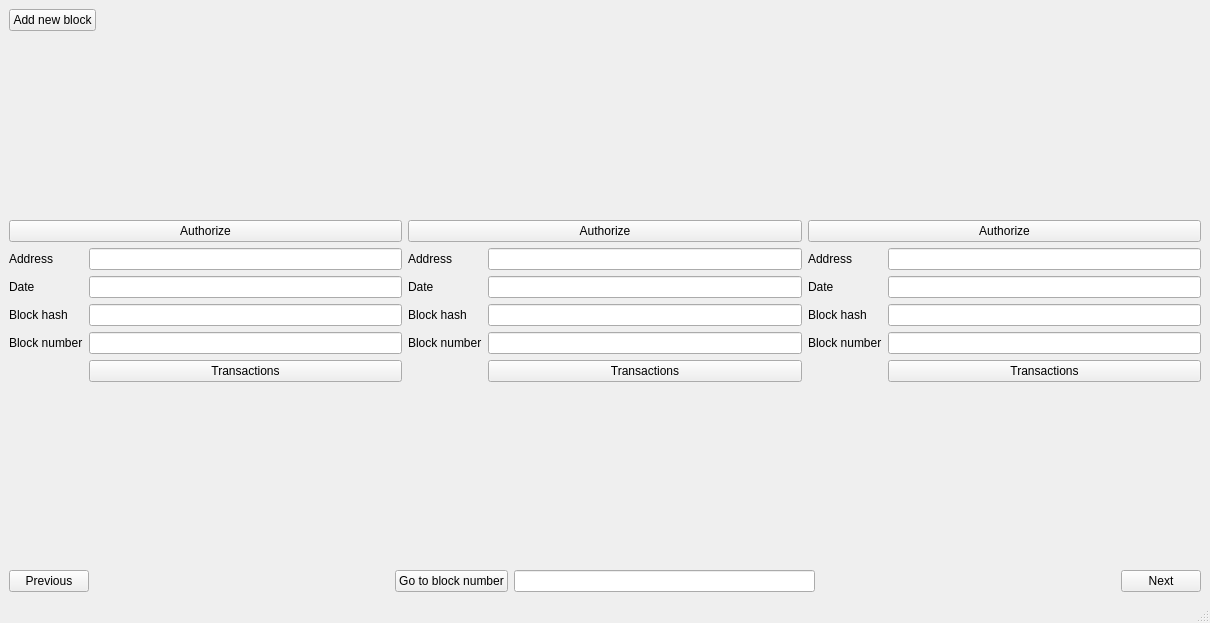
<?xml version="1.0" encoding="UTF-8"?>
<ui version="4.0">
 <class>MainWindow</class>
 <widget class="QMainWindow" name="MainWindow">
  <property name="geometry">
   <rect>
    <x>0</x>
    <y>0</y>
    <width>1210</width>
    <height>623</height>
   </rect>
  </property>
  <property name="windowTitle">
   <string>MainWindow</string>
  </property>
  <widget class="QWidget" name="centralwidget">
   <layout class="QVBoxLayout" name="verticalLayout">
    <item>
     <layout class="QHBoxLayout" name="horizontalLayout_3">
      <item>
       <widget class="QPushButton" name="addBlockPushButton">
        <property name="text">
         <string>Add new block</string>
        </property>
       </widget>
      </item>
      <item>
       <spacer name="horizontalSpacer_3">
        <property name="orientation">
         <enum>Qt::Horizontal</enum>
        </property>
        <property name="sizeHint" stdset="0">
         <size>
          <width>40</width>
          <height>20</height>
         </size>
        </property>
       </spacer>
      </item>
     </layout>
    </item>
    <item>
     <spacer name="verticalSpacer">
      <property name="orientation">
       <enum>Qt::Vertical</enum>
      </property>
      <property name="sizeHint" stdset="0">
       <size>
        <width>20</width>
        <height>40</height>
       </size>
      </property>
     </spacer>
    </item>
    <item>
     <layout class="QHBoxLayout" name="horizontalLayout_2">
      <item>
       <layout class="QVBoxLayout" name="verticalLayout_4">
        <item>
         <widget class="QPushButton" name="authorizeBlockPushButton1">
          <property name="text">
           <string>Authorize</string>
          </property>
         </widget>
        </item>
        <item>
         <layout class="QFormLayout" name="formLayout_3">
          <item row="0" column="0">
           <widget class="QLabel" name="addressLabel1">
            <property name="text">
             <string>Address</string>
            </property>
           </widget>
          </item>
          <item row="0" column="1">
           <widget class="QLineEdit" name="addressLineEdit1"/>
          </item>
          <item row="1" column="0">
           <widget class="QLabel" name="dateLabel1">
            <property name="text">
             <string>Date</string>
            </property>
           </widget>
          </item>
          <item row="1" column="1">
           <widget class="QLineEdit" name="dateLineEdit1"/>
          </item>
          <item row="2" column="0">
           <widget class="QLabel" name="hashLabel1">
            <property name="text">
             <string>Block hash</string>
            </property>
           </widget>
          </item>
          <item row="2" column="1">
           <widget class="QLineEdit" name="hashLineEdit1"/>
          </item>
          <item row="3" column="0">
           <widget class="QLabel" name="numberLabel1">
            <property name="text">
             <string>Block number</string>
            </property>
           </widget>
          </item>
          <item row="3" column="1">
           <widget class="QLineEdit" name="numberLineEdit1"/>
          </item>
          <item row="4" column="1">
           <widget class="QPushButton" name="transactionsPushButton1">
            <property name="text">
             <string>Transactions</string>
            </property>
           </widget>
          </item>
         </layout>
        </item>
       </layout>
      </item>
      <item>
       <layout class="QVBoxLayout" name="verticalLayout_3">
        <item>
         <widget class="QPushButton" name="authorizeBlockPushButton2">
          <property name="text">
           <string>Authorize</string>
          </property>
         </widget>
        </item>
        <item>
         <layout class="QFormLayout" name="formLayout_4">
          <item row="0" column="0">
           <widget class="QLabel" name="addressLabel2">
            <property name="text">
             <string>Address</string>
            </property>
           </widget>
          </item>
          <item row="0" column="1">
           <widget class="QLineEdit" name="addressLineEdit2"/>
          </item>
          <item row="1" column="0">
           <widget class="QLabel" name="dateLabel2">
            <property name="text">
             <string>Date</string>
            </property>
           </widget>
          </item>
          <item row="1" column="1">
           <widget class="QLineEdit" name="dateLineEdit2"/>
          </item>
          <item row="2" column="0">
           <widget class="QLabel" name="hashLabel2">
            <property name="text">
             <string>Block hash</string>
            </property>
           </widget>
          </item>
          <item row="2" column="1">
           <widget class="QLineEdit" name="hashLineEdit2"/>
          </item>
          <item row="3" column="0">
           <widget class="QLabel" name="numberLabel2">
            <property name="text">
             <string>Block number</string>
            </property>
           </widget>
          </item>
          <item row="3" column="1">
           <widget class="QLineEdit" name="numberLineEdit2"/>
          </item>
          <item row="4" column="1">
           <widget class="QPushButton" name="transactionsPushButton2">
            <property name="text">
             <string>Transactions</string>
            </property>
           </widget>
          </item>
         </layout>
        </item>
       </layout>
      </item>
      <item>
       <layout class="QVBoxLayout" name="verticalLayout_2">
        <item>
         <widget class="QPushButton" name="authorizeBlockPushButton3">
          <property name="text">
           <string>Authorize</string>
          </property>
         </widget>
        </item>
        <item>
         <layout class="QFormLayout" name="formLayout_2">
          <item row="0" column="0">
           <widget class="QLabel" name="addressLabel3">
            <property name="text">
             <string>Address</string>
            </property>
           </widget>
          </item>
          <item row="0" column="1">
           <widget class="QLineEdit" name="addressLineEdit3"/>
          </item>
          <item row="1" column="0">
           <widget class="QLabel" name="dateLabel3">
            <property name="text">
             <string>Date</string>
            </property>
           </widget>
          </item>
          <item row="1" column="1">
           <widget class="QLineEdit" name="dateLineEdit3"/>
          </item>
          <item row="2" column="0">
           <widget class="QLabel" name="hashLabel3">
            <property name="text">
             <string>Block hash</string>
            </property>
           </widget>
          </item>
          <item row="2" column="1">
           <widget class="QLineEdit" name="hashLineEdit3"/>
          </item>
          <item row="3" column="0">
           <widget class="QLabel" name="numberLabel3">
            <property name="text">
             <string>Block number</string>
            </property>
           </widget>
          </item>
          <item row="3" column="1">
           <widget class="QLineEdit" name="numberLineEdit3"/>
          </item>
          <item row="4" column="1">
           <widget class="QPushButton" name="transactionsPushButton3">
            <property name="text">
             <string>Transactions</string>
            </property>
           </widget>
          </item>
         </layout>
        </item>
       </layout>
      </item>
     </layout>
    </item>
    <item>
     <spacer name="verticalSpacer_2">
      <property name="orientation">
       <enum>Qt::Vertical</enum>
      </property>
      <property name="sizeHint" stdset="0">
       <size>
        <width>20</width>
        <height>40</height>
       </size>
      </property>
     </spacer>
    </item>
    <item>
     <layout class="QHBoxLayout" name="horizontalLayout">
      <item>
       <widget class="QPushButton" name="prevBlockPushButton">
        <property name="text">
         <string>Previous</string>
        </property>
       </widget>
      </item>
      <item>
       <spacer name="horizontalSpacer">
        <property name="orientation">
         <enum>Qt::Horizontal</enum>
        </property>
        <property name="sizeHint" stdset="0">
         <size>
          <width>40</width>
          <height>20</height>
         </size>
        </property>
       </spacer>
      </item>
      <item>
       <widget class="QPushButton" name="gotoPushButton">
        <property name="text">
         <string>Go to block number</string>
        </property>
       </widget>
      </item>
      <item>
       <widget class="QLineEdit" name="gotoLineEdit"/>
      </item>
      <item>
       <spacer name="horizontalSpacer_2">
        <property name="orientation">
         <enum>Qt::Horizontal</enum>
        </property>
        <property name="sizeHint" stdset="0">
         <size>
          <width>40</width>
          <height>20</height>
         </size>
        </property>
       </spacer>
      </item>
      <item>
       <widget class="QPushButton" name="nextBlockPushButton">
        <property name="text">
         <string>Next</string>
        </property>
       </widget>
      </item>
     </layout>
    </item>
   </layout>
  </widget>
  <widget class="QMenuBar" name="menubar">
   <property name="geometry">
    <rect>
     <x>0</x>
     <y>0</y>
     <width>1210</width>
     <height>25</height>
    </rect>
   </property>
  </widget>
  <widget class="QStatusBar" name="statusbar"/>
 </widget>
 <resources/>
 <connections/>
</ui>
